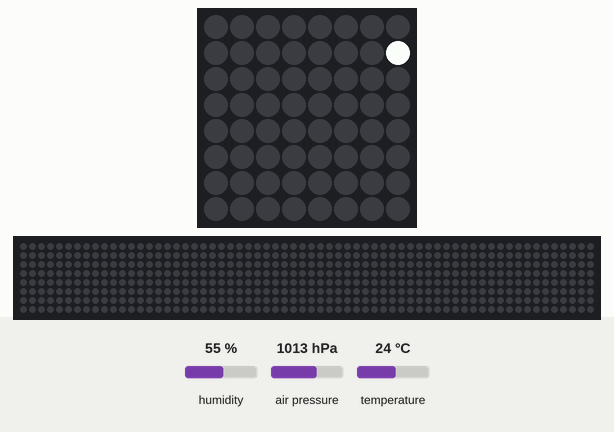
The program below on a simulated Raspberry Pi (BCM pin numbers) with a Sense HAT. Parts: the Sense HAT's 8×8 RGB LED matrix, a strip that is not on the board, showing the scrolling text unrolled. Inputs (shaded band) come from the test bench; at power-on: humidity 55 %, air pressure 1013 hPa, temperature 24 °C. The 64×8 strip is a reading aid, not a part: it shows the text the matrix is scrolling, unrolled, one strip-width of it at a time; what the program prints to the terminal is not drawn.

Above: at 19.17 s.
At 19.98 s:
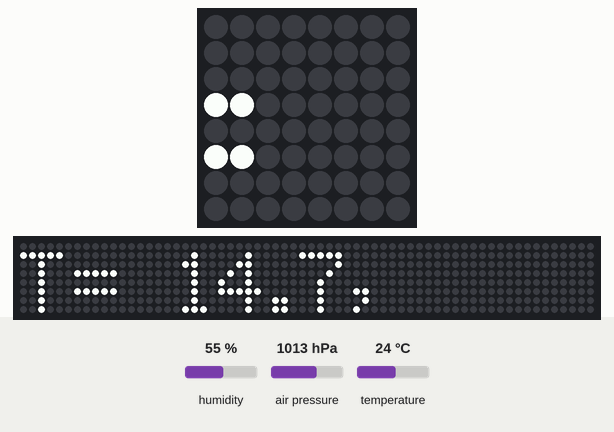
At 20.84 s:
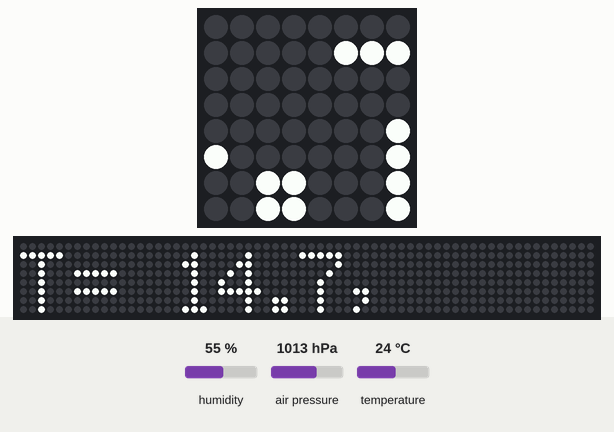
At 22.57 s:
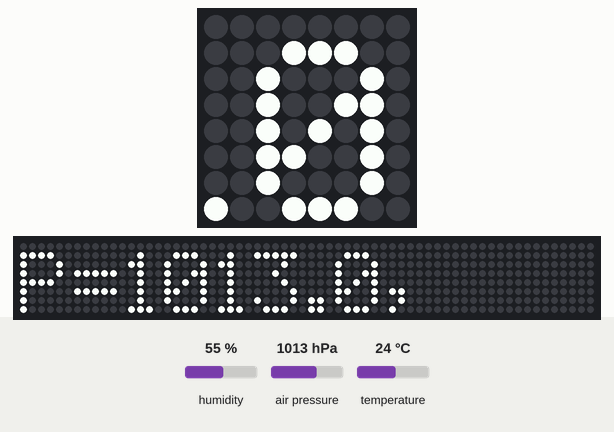
At 24.29 s:
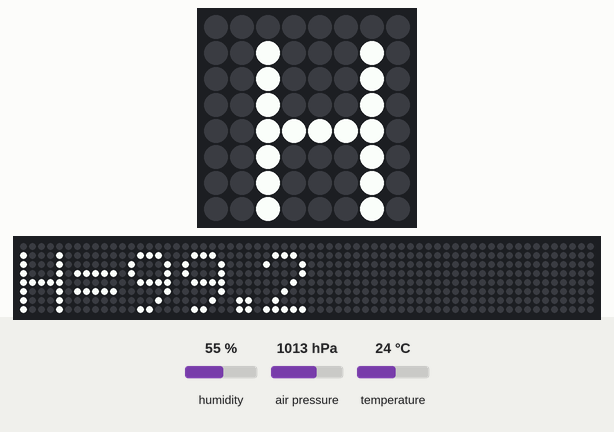
At 26.02 s:
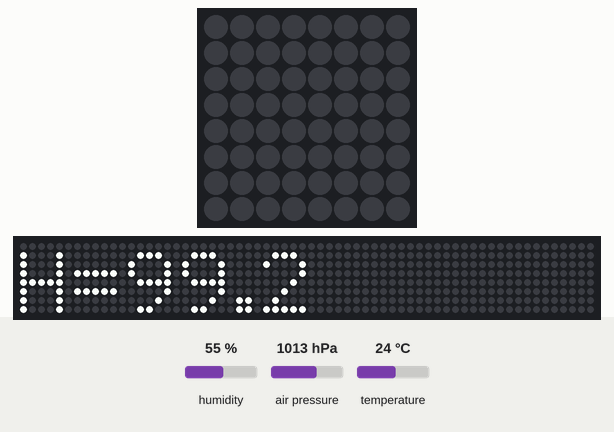

The program:

hat1.py
```python
#Simple meteorology

from sense_hat import SenseHat
import time

sense = SenseHat()
cnt = 0
while True :
    pressure = sense.get_pressure()
    temp = sense.get_temperature()
    humidity = sense.get_humidity()
    calctemp = 0.0071*temp*temp+0.86*temp-10.0
    calchum=humidity*(2.5-0.029*temp)
    print '%.1f %.1f %.1f' % (pressure, calctemp, calchum)
    msg = "T= %.1f, P=%.1f, H=%.1f" % (calctemp,pressure,calchum)

    cnt = cnt +1
    if(cnt == 20):
	sense.show_message(msg,scroll_speed=0.05)
  	cnt = 0
    time.sleep(1)
   
```
